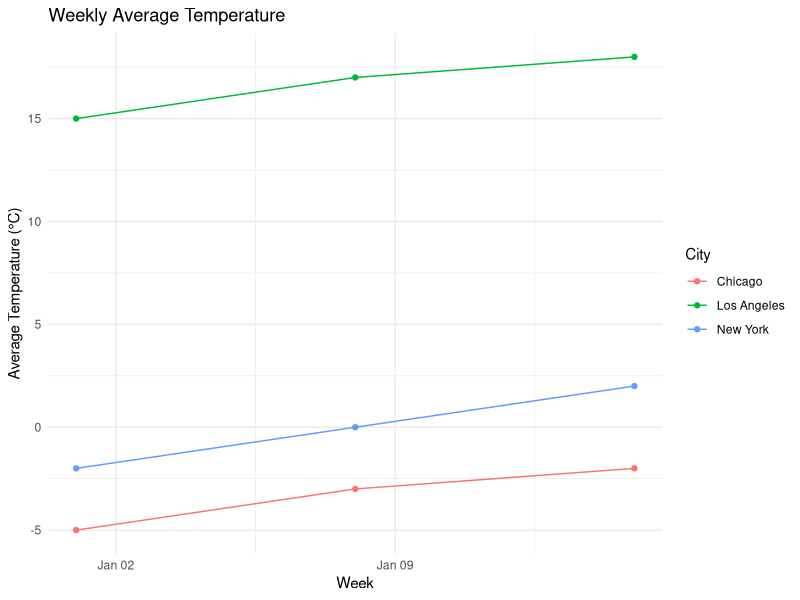

This figure's R source:
# Load necessary libraries
library(ggplot2)
# Create the dataset
temperature_data <- data.frame(
  Week = rep(as.Date(c("2023-01-01", "2023-01-08", "2023-01-15")), each = 3),
  City = rep(c("New York", "Los Angeles", "Chicago"), times = 3),
  Temperature = c(-2, 15, -5, 0, 17, -3, 2, 18, -2)
)
# Plot
ggplot(temperature_data, aes(x = Week, y = Temperature, color = City)) +
  geom_line() +
  geom_point() +
  labs(title = "Weekly Average Temperature",
       x = "Week",
       y = "Average Temperature (°C)") +
  theme_minimal()